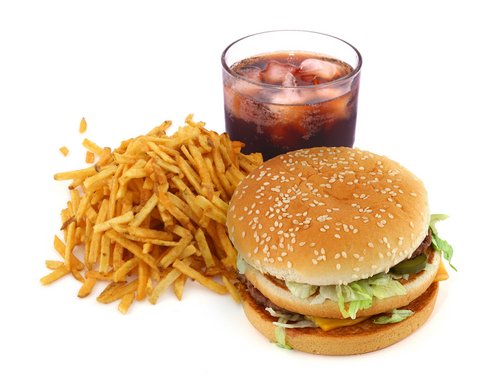
#> input picture food1.jpg, 500 x 389 px
$ python webserver.py   (older library calls are emulated)
#> lines starting #> are read from the running program, lines starting #| are printed output that depends on the picture
from PIL import Image
foo = Image.open("food1.jpg")
#> foo is the input picture: PIL image 500x389 RGB; mean R, G, B 230.8, 206.5, 179.1
foo = foo.resize((544,544),Image.ANTIALIAS)
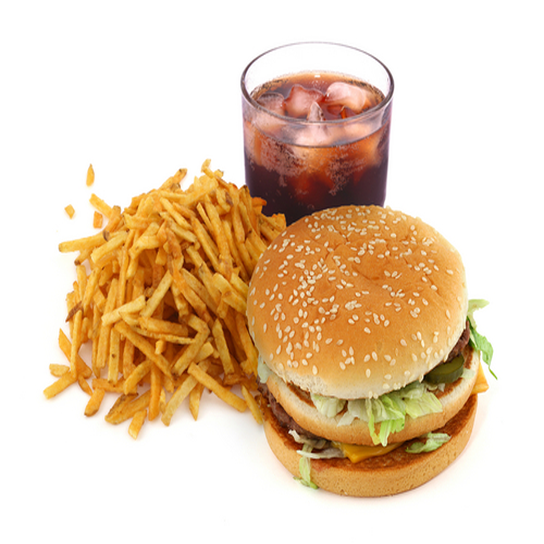
#> foo: PIL image 544x544 RGB; mean R, G, B 230.8, 206.5, 179.1
foo.save("foo.jpg")

import requests

headers = {
    'Content-Type': 'image/jpeg',
}

params = (
    ('user_key', '4795e522933e3939c30eb100dd748ad9')
)

#> (the run stopped early here; a loop or call above may not have finished)
